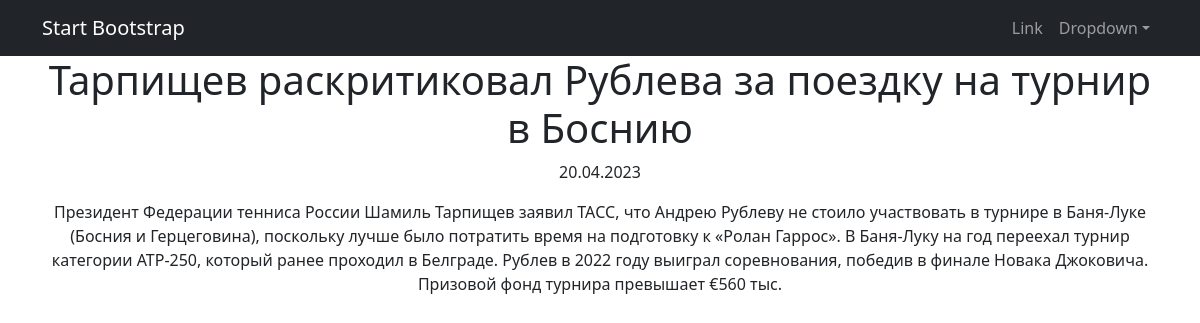
Screenshot of /news/1 with the database file from the repository.
### News/models.py (models this page shows, shortened)
class Post(models.Model):
    article = 'AR'
    new = 'NE'
    POSITIONS = [
        (article, 'Статья'),
        (new, 'Новость')
    ]
    author = models.ForeignKey(Author, on_delete=models.CASCADE)
    type_post = models.CharField(max_length=2,
                                 choices=POSITIONS,
                                 default=article)
    post_in = models.DateTimeField(auto_now_add=True)
    category = models.ManyToManyField(Category, through='PostCategory', verbose_name='Категория')
    post_header = models.CharField(max_length=255, verbose_name='Заголовок')
    post_text = models.TextField()
    rating_post = models.IntegerField(default=0)
    likes = models.IntegerField(default=0)
    dislikes = models.IntegerField(default=0)
    class Meta:
        verbose_name = 'Посты'
        verbose_name_plural = 'Посты'

### News/views.py (the view)
# urls.py: path('news/<int:pk>', cache_page(60 * 5)(OneViewNews.as_view()), name='news_detail'),
class OneViewNews(DetailView):
    model = Post
    template_name = 'news/news_detail.html'
    context_object_name = 'news'
    def get_object(self, *args, **kwargs):
        obj = cache.get(f'post-{self.kwargs["pk"]}',
                        None)
        if not obj:
            obj = super().get_object(queryset=self.queryset)
            cache.set(f'post-{self.kwargs["pk"]}', obj)
        return obj

### News/templatetags/custom_filters.py (called while the page is built)
@register.filter()
def censor(value):
    if not isinstance(value, str):
        raise ValueError("Фильтр применим только к строкам ")
    words = value.split()
    for i, word in enumerate(words):
        if word.lower() in censor_words:
            words[i] = '*' * len(word)
    return ' '.join(words)

### News/templates/News/news_detail.html (shortened to what this page needs)
{% extends 'news/default.html' %}
{% load custom_filters %}
{% block content %}
<h1>{{ news.post_header|censor }}</h1>
<p>{{ news.post_in|date:"d.m.Y" }}</p>
<p>{{ news.post_text }}</p>
{% endblock content %}

### rows the page displays
Post: post_header|censor "Тарпищев раскритиковал Рублева за поездку на турнир в Боснию", post_in "20.04.2023", post_text "Президент Федерации тенниса России Шамиль Тарпищев заявил ТАСС, что Андрею Рублеву не стоило участвовать в турнире в Баня-Луке (Босния и Герцеговина), поскольку лучше было потратить время на подготовку к «Ролан Гаррос». В Баня-Луку на год переехал турнир категории ATP-250, который ранее проходил в Белграде. Рублев в 2022 году выиграл соревнования, победив в финале Новака Джоковича. Призовой фонд турнира превышает €560 тыс."
